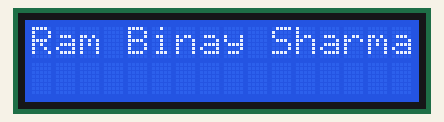
This sketch was run on a simulated Arduino Uno, built with avr-gcc and run on an emulated ATmega328P. Shown: 16×2 character LCD.

Above: at 0.1 s.
At 4.6 s:
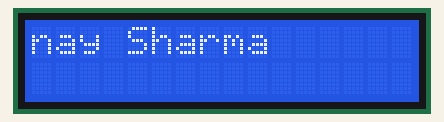
At 9.9 s:
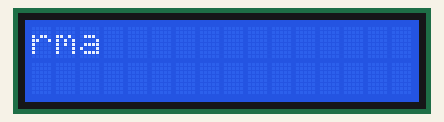
At 19.7 s:
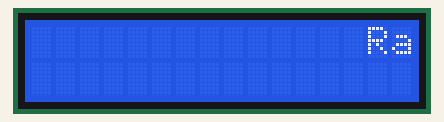
At 29.5 s:
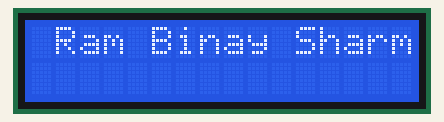
At 39.2 s:
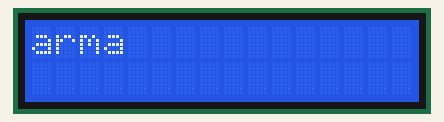

Measured:
- what the display in image 1 shows lasts 0.7 s, from 4.6 s to 5.3 s

The sketch:

simple_lcd.ino
```cpp
#include <LiquidCrystal.h>

// initialize the library with the numbers of the interface pins

LiquidCrystal lcd(2,3,4,5,11,12);
void setup()

{

  // set up the LCD's number of columns and rows:

lcd.begin(16, 2);

}


void loop()

{

// set the cursor to column 0, line 1

lcd.print("Ram Binay Sharma");//print name


delay(750);//delay of 0.75sec

lcd.scrollDisplayLeft();//shifting data on LCD

lcd.setCursor(0, 0);// set the cursor to column 0, line1

}
```
